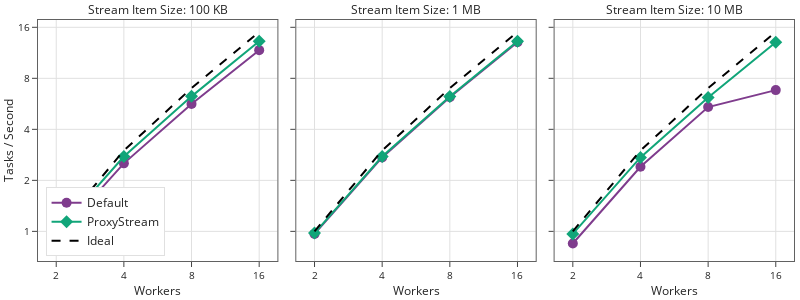

Notebook code cell kept with this figure:
### Markdown cell above
## Alderaan Testing Run

### Code cell
data = load_data('../data/alderaan/1-stream-scaling/')

layout = dict(width=800, height=300, margin=dict(t=20))

fig = generate_figure(data, layout)
fig.show()

figure_dir = pathlib.Path('../figures/alderaan/')
figure_dir.mkdir(exist_ok=True)
fig.write_image(figure_dir / '1-stream-scaling.pdf')

### Figure 1 — Plotly figure (JSON) as saved in the notebook; plotly's stock layout.template omitted (floating-point values rounded to 4 significant figures)
{"data": [{"line": {"color": "rgb(127, 60, 141)"}, "marker": {"size": 10, "symbol": "circle"}, "mode": "lines+markers", "name": "Default", "showlegend": true, "type": "scatter", "x": [2, 4, 8, 16], "xaxis": "x", "y": [0.9098, 2.519, 5.651, 11.73], "yaxis": "y"}, {"line": {"color": "rgb(17, 165, 121)"}, "marker": {"size": 10, "symbol": "diamond"}, "mode": "lines+markers", "name": "ProxyStream", "showlegend": true, "type": "scatter", "x": [2, 4, 8, 16], "xaxis": "x", "y": [0.9789, 2.763, 6.26, 13.25], "yaxis": "y"}, {"line": {"color": "black", "dash": "dash"}, "mode": "lines", "name": "Ideal", "showlegend": true, "type": "scatter", "x": [2, 4, 8, 16], "xaxis": "x", "y": [1, 3, 7, 15], "yaxis": "y"}, {"line": {"color": "rgb(127, 60, 141)"}, "marker": {"size": 10, "symbol": "circle"}, "mode": "lines+markers", "name": "Default", "showlegend": false, "type": "scatter", "x": [2, 4, 8, 16], "xaxis": "x2", "y": [0.9662, 2.732, 6.185, 13.07], "yaxis": "y2"}, {"line": {"color": "rgb(17, 165, 121)"}, "marker": {"size": 10, "symbol": "diamond"}, "mode": "lines+markers", "name": "ProxyStream", "showlegend": false, "type": "scatter", "x": [2, 4, 8, 16], "xaxis": "x2", "y": [0.9773, 2.764, 6.255, 13.23], "yaxis": "y2"}, {"line": {"color": "black", "dash": "dash"}, "mode": "lines", "name": "Ideal", "showlegend": false, "type": "scatter", "x": [2, 4, 8, 16], "xaxis": "x2", "y": [1, 3, 7, 15], "yaxis": "y2"}, {"line": {"color": "rgb(127, 60, 141)"}, "marker": {"size": 10, "symbol": "circle"}, "mode": "lines+markers", "name": "Default", "showlegend": false, "type": "scatter", "x": [2, 4, 8, 16], "xaxis": "x3", "y": [0.8483, 2.404, 5.415, 6.815], "yaxis": "y3"}, {"line": {"color": "rgb(17, 165, 121)"}, "marker": {"size": 10, "symbol": "diamond"}, "mode": "lines+markers", "name": "ProxyStream", "showlegend": false, "type": "scatter", "x": [2, 4, 8, 16], "xaxis": "x3", "y": [0.9661, 2.731, 6.173, 13.06], "yaxis": "y3"}, {"line": {"color": "black", "dash": "dash"}, "mode": "lines", "name": "Ideal", "showlegend": false, "type": "scatter", "x": [2, 4, 8, 16], "xaxis": "x3", "y": [1, 3, 7, 15], "yaxis": "y3"}], "layout": {"annotations": [{"font": {"size": 12}, "showarrow": false, "text": "Stream Item Size: 100 KB", "x": 0.1583, "xanchor": "center", "xref": "paper", "y": 1, "yanchor": "bottom", "yref": "paper"}, {"font": {"size": 12}, "showarrow": false, "text": "Stream Item Size: 1 MB", "x": 0.5, "xanchor": "center", "xref": "paper", "y": 1, "yanchor": "bottom", "yref": "paper"}, {"font": {"size": 12}, "showarrow": false, "text": "Stream Item Size: 10 MB", "x": 0.8417, "xanchor": "center", "xref": "paper", "y": 1, "yanchor": "bottom", "yref": "paper"}], "height": 300, "legend": {"x": 0.01, "xanchor": "left", "y": 0.02, "yanchor": "bottom"}, "margin": {"t": 20}, "width": 800, "xaxis": {"anchor": "y", "autorange": true, "domain": [0, 0.3167], "range": [0.2199, 1.285], "tickvals": [2, 4, 8, 16], "title": {"text": "Workers"}, "type": "log"}, "xaxis2": {"anchor": "y2", "autorange": true, "domain": [0.3417, 0.6583], "range": [0.2199, 1.285], "tickvals": [2, 4, 8, 16], "title": {"text": "Workers"}, "type": "log"}, "xaxis3": {"anchor": "y3", "autorange": true, "domain": [0.6833, 1], "range": [0.2199, 1.285], "tickvals": [2, 4, 8, 16], "title": {"text": "Workers"}, "type": "log"}, "yaxis": {"anchor": "x", "autorange": true, "domain": [0, 1], "dtick": 0.301, "range": [-0.1797, 1.247], "title": {"text": "Tasks / Second"}, "type": "log"}, "yaxis2": {"anchor": "x2", "autorange": true, "domain": [0, 1], "dtick": 0.301, "matches": "y", "range": [-0.1797, 1.247], "showticklabels": false, "type": "log"}, "yaxis3": {"anchor": "x3", "autorange": true, "domain": [0, 1], "dtick": 0.301, "matches": "y", "range": [-0.1797, 1.247], "showticklabels": false, "type": "log"}}}
